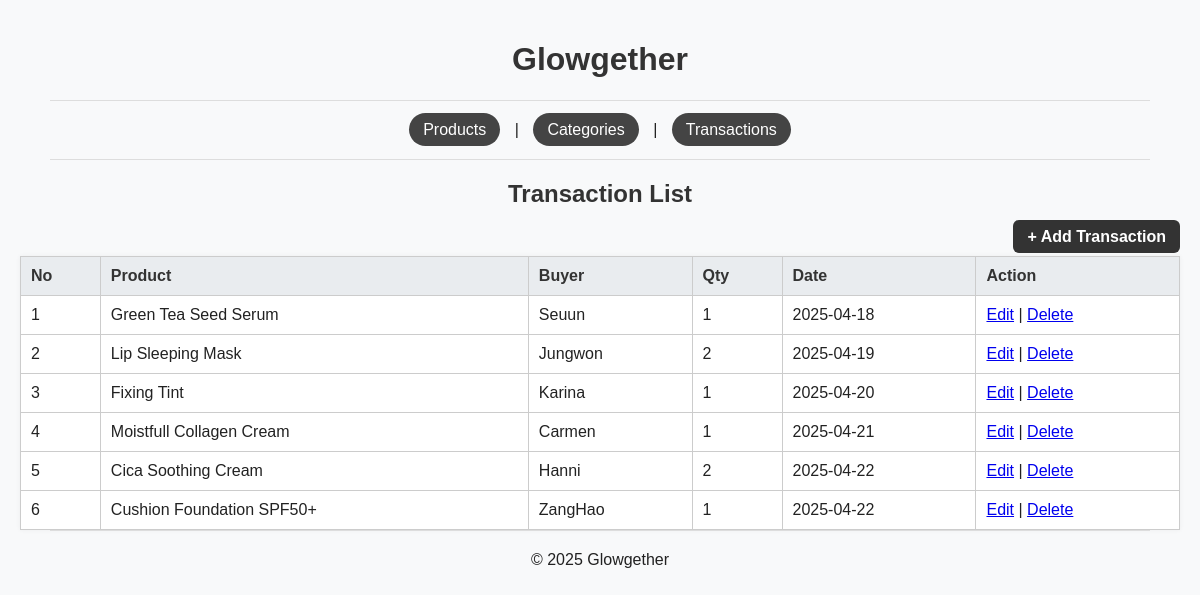
The app's page /?page=transactions with its own data.
### tables this page shows
CREATE TABLE transaction (
    id INT AUTO_INCREMENT PRIMARY KEY,
    product_id INT,
    buyer_name VARCHAR(100),
    qty INT,
    date DATE,
    FOREIGN KEY (product_id) REFERENCES product(id)
);

CREATE TABLE product (
    id INT AUTO_INCREMENT PRIMARY KEY,
    name VARCHAR(100) NOT NULL,
    brand VARCHAR(100) NOT NULL,
    price DECIMAL(10,2) NOT NULL,
    description TEXT,
    image_url VARCHAR(255),
    category_id INT,
    FOREIGN KEY (category_id) REFERENCES category(id)
);

### config/db.php (called while the page is built, shortened)
<?php
class Database {
    private $host = "localhost";
    private $username = "root";
    private $password = "";
    private $dbname = "glowgether";
    public function __construct() {
        try {
            $this->conn = new PDO("mysql:host=$this->host;dbname=$this->dbname", $this->username, $this->password);
        } catch (PDOException $e) {
            echo "Connection failed: " . $e->getMessage();
        }
    }
}
?>

### class/Transaction.php (called while the page is built, shortened)
<?php
require_once 'config/db.php';
class Transaction {
    private $db;
    public function __construct() {
        $this->db = (new Database())->conn;
    }
    public function getAllWithProduct() {
        $stmt = $this->db->query("SELECT transaction.*, product.name AS product_name FROM transaction JOIN product ON transaction.product_id = product.id");
        return $stmt->fetchAll(PDO::FETCH_ASSOC);
    }
}
?>

### view/transaction/index.php (the view)
<h2>Transaction List</h2>
<div style="text-align: right; margin: 10px 0;">
  <a href="?page=transactions&action=add" class="btn-add">+ Add Transaction</a>
</div>
<table border="1" cellpadding="8" cellspacing="0">
    <thead>
        <tr><th>No</th><th>Product</th><th>Buyer</th><th>Qty</th><th>Date</th><th>Action</th></tr>
    </thead>
    <tbody>
        <?php
        $transactions = $transaction->getAllWithProduct();
        $i = 1;
        foreach ($transactions as $t):
        ?>
        <tr>
            <td><?= $i++ ?></td>
            <td><?= $t['product_name'] ?></td>
            <td><?= $t['buyer_name'] ?></td>
            <td><?= $t['qty'] ?></td>
            <td><?= $t['date'] ?></td>
            <td>
                <a href="?page=transactions&action=edit&id=<?= $t['id'] ?>">Edit</a> |
                <a href="?page=transactions&action=delete&id=<?= $t['id'] ?>" onclick="return confirm('Delete this transaction?')">Delete</a>
            </td>
        </tr>
        <?php endforeach; ?>
    </tbody>
</table>

### index.php (shortened to what this page needs)
<?php
require_once 'class/Transaction.php';
$transaction = new Transaction();
?>
<!DOCTYPE html>
<html lang="en">
<head>
    <link rel="stylesheet" href="assets/style.css">
</head>
<body>
<?php include 'view/header.php'; ?>
<nav>
    <a href="?page=products">Products</a> |
    <a href="?page=categories">Categories</a> |
    <a href="?page=transactions">Transactions</a>
</nav>
<hr>
<main>
<?php
if (isset($customPage)) {
    include $customPage;
} elseif (isset($_GET['page'])) {
    $page = $_GET['page'];
    if ($page == 'products') {
        include 'view/product/index.php';
    } elseif ($page == 'categories') {
        include 'view/category/index.php';
    } elseif ($page == 'transactions') {
        include 'view/transaction/index.php';
    } else {
        echo "<p>Page not found.</p>";
    }
} else {
    echo "<p>Welcome to Glowgether. Select a menu above.</p>";
}
?>
</main>
<?php include 'view/footer.php'; ?>
</body>
</html>

### view/header.php
<h1>Glowgether</h1><hr>

### view/footer.php
<hr><p style='text-align: center;'>&copy; 2025 Glowgether</p>

### assets/style.css (style rules this page uses)
body { font-family: Arial, sans-serif; background-color: #f8f9fa; color: #222; margin: 0; padding: 20px; }
h1, h2 { text-align: center; color: #333; }
nav { text-align: center; margin-bottom: 20px; }
nav a { margin: 0 10px; text-decoration: none; color: white; background-color: #444; padding: 8px 14px; border-radius: 20px; }
table { width: 100%; border-collapse: collapse; margin-top: 10px; background-color: white; box-shadow: 0 0 5px rgba(0,0,0,0.05); }
table th, table td { padding: 10px; border: 1px solid #ccc; text-align: left; }
table th { background-color: #e9ecef; color: #333; }
.btn-add { text-decoration: none; padding: 8px 14px; background-color: #333; color: white; border-radius: 6px; font-weight: bold; }
hr { border: none; border-top: 1px solid #ddd; margin: 0 30px 20px; }

### records on screen
transaction: product.name "Green Tea Seed Serum", buyer_name "Seuun", qty "1", date "2025-04-18"
transaction: product.name "Lip Sleeping Mask", buyer_name "Jungwon", qty "2", date "2025-04-19"
transaction: product.name "Fixing Tint", buyer_name "Karina", qty "1", date "2025-04-20"
transaction: product.name "Moistfull Collagen Cream", buyer_name "Carmen", qty "1", date "2025-04-21"
transaction: product.name "Cica Soothing Cream", buyer_name "Hanni", qty "2", date "2025-04-22"
transaction: product.name "Cushion Foundation SPF50+", buyer_name "ZangHao", qty "1", date "2025-04-22"
